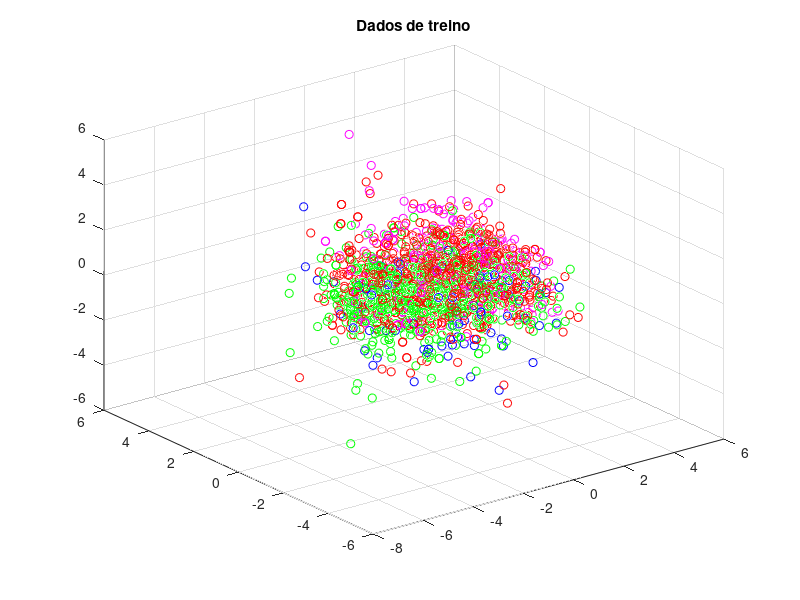
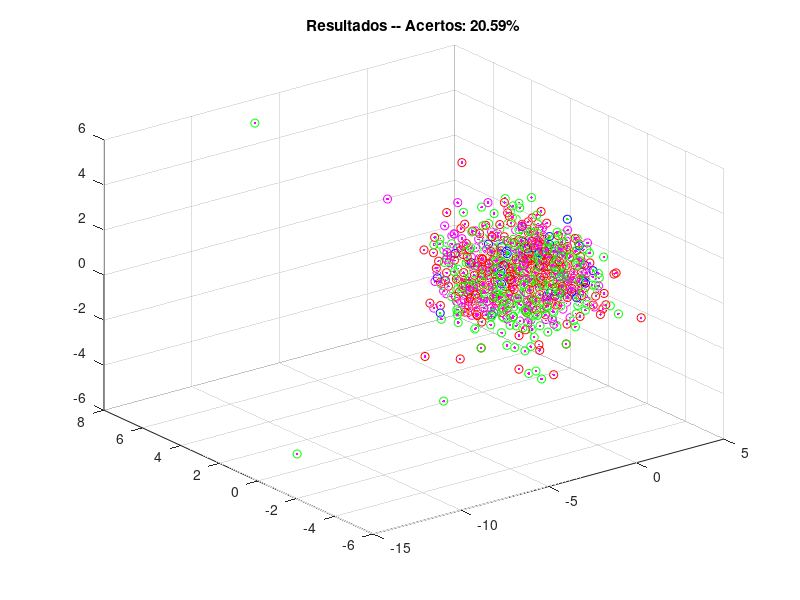

Recreate these plots in MATLAB, in order.
clear all;
dataset = dlmread('vinhoBranco.csv', sep=",");
hiper_K = 4;
hiper_P = 2;
hiper_tam_treino = 2/3;
X = dataset(:, 1:end-1);
Y = dataset(:, end);
tam_treino1 = int32(hiper_tam_treino * length(X));
tam_teste = length(X) - tam_treino1;
tam_treino = int32(hiper_tam_treino * tam_treino1);
tam_validacao = tam_treino1 - tam_treino;
X = (X - mean(X)) ./ std(X);
r = randperm(length(X));
X_train = X(r(1:tam_treino), :);
Y_train = Y(r(1:tam_treino), :);
X_train_validation = X(r(tam_treino+1:tam_validacao+tam_treino), :);
Y_train_validation = Y(r(tam_treino+1:tam_validacao+tam_treino), :);
X_test = X(r(tam_validacao+tam_treino+1:end), :);
Y_test = Y(r(tam_validacao+tam_treino+1:end), :);
[autovetores, autovalores] = eig(cov(X_train));
autovalores = diag(autovalores);
[autovalores, indice] = sort(autovalores, 'descend');
autovetores = autovetores(:, indice(1:5));
X_train = X_train * autovetores;
X_train_validation = X_train_validation * autovetores;
X_test = X_test * autovetores;
primeiro = find( Y_train == 1);
segundo = find(Y_train == 2);
terceiro = find(Y_train == 3);
quarto = find(Y_train == 4);
figure();plot3(0,0,0);hold on;grid on;title('Dados de treino');
plot3(X_train(primeiro, 1), X_train(primeiro, 2), X_train(primeiro, 3), 'bo');
plot3(X_train(segundo, 1), X_train(segundo, 2), X_train(segundo, 3), 'go');
plot3(X_train(terceiro, 1), X_train(terceiro, 2), X_train(terceiro, 3), 'ro');
plot3(X_train(quarto, 1), X_train(quarto, 2), X_train(quarto, 3), 'mo');

dlmwrite('treino.mat', [X_train Y_train])
dlmwrite('validacao.mat', [X_train_validation Y_train_validation])
dlmwrite('teste.mat', [X_test Y_test])

resultados = zeros(tam_validacao,1);
k = hiper_K;
p = hiper_P;

for i=1:tam_validacao
    %Passo 2:
    distancia = abs(Y_train_validation(i,:) - X_train).^p;
    Lp = sum(distancia,2).^(1/p);
    [_, indices] = sort(Lp);

    %Passo 3:
    mais_prox = indices(1:k);

    %Passo 4:
    saidas = Y_train(mais_prox);
    votacao = mode(saidas);

    %Passo 5:
    resultados(i) = votacao;
end;

msg_resultados = sprintf('Resultados -- Acertos: %0.2f%%', sum(resultados == Y_train_validation)/double(tam_validacao)*100);
disp(msg_resultados);

teste_1 = find(Y_train_validation == 1);
teste_1 = [teste_1]
teste_2 = find(Y_train_validation == 2);
teste_2 = [teste_2]
teste_3 = find(Y_train_validation == 3);
teste_3 = [teste_3]
teste_4 = find(Y_train_validation == 4);
teste_4 = [teste_4]
resultado_1 = find(resultados == 1);
resultado_1 = [resultado_1]
resultado_2 = find(resultados ==  2);
resultado_2 = [resultado_2]
resultado_3 = find(resultados ==  3);
resultado_3 = [resultado_3]
resultado_4 = find(resultados ==  4);
resultado_4 = [resultado_4]
figure();
plot3(0,0,0);hold on;grid on;title(msg_resultados);
plot3( X_test(teste_1, 1), X_test(teste_1, 2), X_test(teste_1, 3), 'bo');
plot3( X_test(teste_2, 1), X_test(teste_2, 2), X_test(teste_2, 3), 'ro');
plot3( X_test(teste_3, 1), X_test(teste_3, 2), X_test(teste_3, 3), 'go');
plot3( X_test(teste_4, 1), X_test(teste_4, 2), X_test(teste_4, 3), 'mo');
plot3( X_test(resultado_1, 1), X_test(resultado_1, 2), X_test(resultado_1, 3), 'b.');
plot3( X_test(resultado_2, 1), X_test(resultado_2, 2), X_test(resultado_2, 3), 'r.');
plot3( X_test(resultado_3, 1), X_test(resultado_3, 2), X_test(resultado_3, 3), 'g.');
plot3( X_test(resultado_4, 1), X_test(resultado_4, 2), X_test(resultado_4, 3), 'm.');
